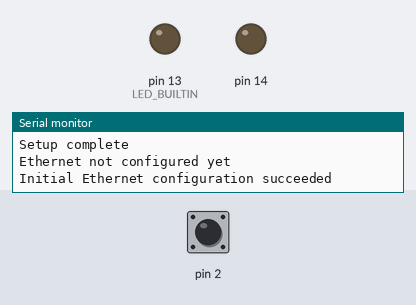
Bench run of a sketch on a simulated Arduino Uno, built with avr-gcc and run on an emulated ATmega328P. Shown: output pins drawn as LEDs (lit = HIGH), the last lines printed to the serial monitor. Inputs (shaded band) come from the test bench; at power-on: pin 2 HIGH. WiFi joins after 1.5 s; servers stay silent unless stated.

Above: at 1.2 s.
1.3 s: pin 2 pulled LOW for 0.15 s
At 2.1 s:
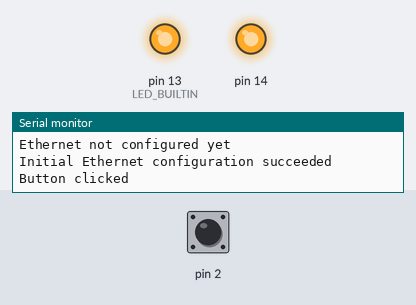
2.9 s: pin 2 pulled LOW for 1 s
At 4.6 s:
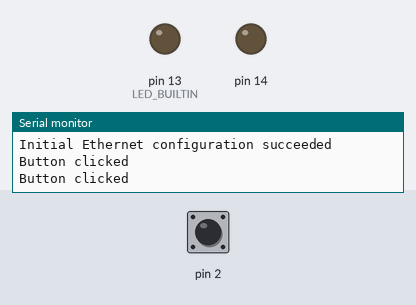
5.4 s: pin 2 pulled LOW for 3.2 s
At 9.4 s:
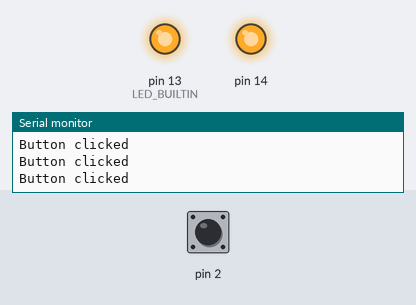
Timing chart, 0 to 10.9 s (numbered marks = the images above; inputs shaded):
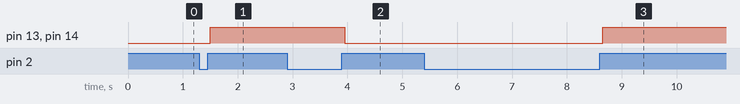

Measured:
- after the input at 1.3 s, pin 13 (LED_BUILTIN), pin 14: LOW → HIGH after 0.20 s
- after the input at 2.9 s, pin 13 (LED_BUILTIN), pin 14: HIGH → LOW after 1.1 s
- after the input at 5.4 s, pin 13 (LED_BUILTIN), pin 14: LOW → HIGH after 3.3 s

The sketch:

desklamp-right.ino
```cpp
#include <functional>
#include <vector>
#include <map>
#include <Ethernet.h>
#include <ArduinoJson.h>
#include <Scheduler.h>
#include <Button2.h>

uint8_t macAddress[] = { 0x02, 0x00, 0x00, 0x00, 0x00, 0x02 };
auto server = EthernetServer(80);

std::vector<int> lightPins = { LED_BUILTIN, 14 };
std::vector<int> buttonPins = { 2 };
std::vector<Button2> buttons = {};

bool currentLightStatus = false;
bool ethernetInitialized = false;
bool ethernetDisconnected = false;

// MARK: Main setup section

void setup() {
    for (const auto& pin : lightPins)  {
        pinMode(pin, OUTPUT);
    }
    for (const auto& pin : buttonPins)  {
        auto button = Button2();
        button.begin(pin);
        button.setDebounceTime(50);
        button.setTapHandler(handleButtonTap);
        buttons.push_back(button);
    }

    Serial.begin(9600);
    // Uncomment when debugging:
    // while (!Serial) {
    //   delay(10);
    // };
    // Serial.println("Serial started");

    Scheduler.startLoop(loopNetworkServer);
    Scheduler.startLoop(loopButtons);

    Serial.println("Setup complete");
}

// Ignore main loop
void loop() {
    delay(1000);
}

// MARK: HTTP Server loop section

std::map<int, String> httpStatuses = {
    { 100, String("Continue") },
    { 101, String("Switching Protocols") },
    { 102, String("Processing") },
    { 103, String("Early Hints") },
    { 200, String("OK") },
    { 201, String("Created") },
    { 202, String("Accepted") },
    { 203, String("Non-Authoritative Information") },
    { 204, String("No Content") },
    { 205, String("Reset Content") },
    { 206, String("Partial Content") },
    { 207, String("Multi-Status") },
    { 208, String("Already Reported") },
    { 226, String("IM Used") },
    { 300, String("Multiple Choices") },
    { 301, String("Moved Permanently") },
    { 302, String("Found") },
    { 303, String("See Other") },
    { 304, String("Not Modified") },
    { 305, String("Use Proxy") },
    { 306, String("Switch Proxy") },
    { 307, String("Temporary Redirect") },
    { 308, String("Permanent Redirect") },
    { 400, String("Bad Request") },
    { 401, String("Unauthorized") },
    { 402, String("Payment Required") },
    { 403, String("Forbidden") },
    { 404, String("Not Found") },
    { 405, String("Method Not Allowed") },
    { 406, String("Not Acceptable") },
    { 407, String("Proxy Authentication Required") },
    { 408, String("Request Timeout") },
    { 409, String("Conflict") },
    { 410, String("Gone") },
    { 411, String("Length Required") },
    { 412, String("Precondition Failed") },
    { 413, String("Payload Too Large") },
    { 414, String("URI Too Long") },
    { 415, String("Unsupported Media Type") },
    { 416, String("Range Not Satisfiable") },
    { 417, String("Expectation Failed") },
    { 418, String("I'm a teapot") },
    { 421, String("Misdirected Request") },
    { 422, String("Unprocessable Content") },
    { 423, String("Locked") },
    { 424, String("Failed Dependency") },
    { 425, String("Too Early") },
    { 426, String("Upgrade Required") },
    { 428, String("Precondition Required") },
    { 429, String("Too Many Requests") },
    { 431, String("Request Header Fields Too Large") },
    { 451, String("Unavailable For Legal Reasons") },
    { 500, String("Internal Server Error") },
    { 501, String("Not Implemented") },
    { 502, String("Bad Gateway") },
    { 503, String("Service Unavailable") },
    { 504, String("Gateway Timeout") },
    { 505, String("HTTP Version Not Supported") },
    { 506, String("Variant Also Negotiates") },
    { 507, String("Insufficient Storage") },
    { 508, String("Loop Detected") },
    { 510, String("Not Extended") },
    { 511, String("Network Authentication Required") },
};

template<typename TypeKey, typename TypeValue>
String getHttpStatusText(std::map<TypeKey, TypeValue> map, TypeKey key) {
    const auto iterator = map.find(key);
    if (iterator != map.end()) {
        return iterator->second;
    } else {
        return String("");
    }
}

void sendClientResponse(EthernetClient& client, int status, String body) {
    auto statusText = getHttpStatusText(httpStatuses, status);

    if (statusText.compareTo("") == 0) {
        body = "{ \"message\": \"Unknown response status " + String(status) + "\"}";
        status = 500;
        statusText = getHttpStatusText(httpStatuses, status);
    }

    client.println("HTTP/1.1 " + String(status) + " " + statusText);
    client.println("Connection: close");
    client.println("Content-Type: application/json");
    client.println();
    client.println(body.c_str());

    client.flush();
    client.stop();
}

void handleGetRoot(EthernetClient& client) {
    sendClientResponse(client, 200, "");
}

void handleGetStatus(EthernetClient& client) {
    String status = currentLightStatus ? "on" : "off";
    sendClientResponse(client, 200, "{ \"status\": \"" + status + "\" }");
}

void handlePostTurnOnOff(EthernetClient& client, bool turnOn) {
    setLightOutput(turnOn);
    String status = currentLightStatus ? "on" : "off";
    sendClientResponse(client, 200, "{ \"status\": \"" + status + "\" }");
}

void handleNotFound(EthernetClient& client) {
    sendClientResponse(client, 404, "{ \"message\": \"Requested endpoint was not found\" }");
}

void loopNetworkServer() {
    if (!ethernetInitialized) {
        Serial.println("Ethernet not configured yet");
        const auto result = Ethernet.begin(macAddress, 5000);
        if (result != 1) {
            Serial.println("Ethernet configuration failed");
            delay(500);
            return;
        } else {
            Serial.println("Initial Ethernet configuration succeeded");
        }

        ethernetInitialized = true;
    } else if (Ethernet.linkStatus() != LinkON || Ethernet.localIP().toString().compareTo("0.0.0.0") == 0) {
        ethernetDisconnected = true;
        Serial.println("Ethernet is disconnected");
    }

    if (ethernetDisconnected) {
        Serial.println("Reconnectng Ethernet");
        const auto result = Ethernet.begin(macAddress, 5000);
        if (result != 1) {
            Serial.println("Ethernet reconfiguration failed");
            delay(500);
            return;
        } else {
            Serial.println("Ethernet reconnection succeeded");
        }

        ethernetDisconnected = false;
    }

    EthernetClient client = server.available();
    if (!client) {
        return;
    }

    String request("");
    while (client.available()) {
        request.concat((char)client.read());
    }

    String method = request.substring(0, request.indexOf(" "));
    String path = request.substring(method.length() + 1, method.length() + 1 + request.substring(method.length() + 1).indexOf(" "));
    String body = request.indexOf("\r\n\r\n") == -1 ? "" : request.substring(request.indexOf("\r\n\r\n") + 4);

    if (method.compareTo("GET") == 0 && path.compareTo("/") == 0) {
        handleGetRoot(client);
    } else if (method.compareTo("GET") == 0 && path.compareTo("/api/status") == 0) {
        handleGetStatus(client);
    } else if (method.compareTo("POST") == 0 && path.compareTo("/api/turn-on") == 0) {
        handlePostTurnOnOff(client, true);
    } else if (method.compareTo("POST") == 0 && path.compareTo("/api/turn-off") == 0) {
        handlePostTurnOnOff(client, false);
    } else if (method.compareTo("POST") == 0 && path.compareTo("/api/toggle") == 0) {
        handlePostTurnOnOff(client, !currentLightStatus);
    } else {
        handleNotFound(client);
    }
}

// MARK: Button loop section

void loopButtons() {
    for (auto& button : buttons)  {
        button.loop();
    }
}

void handleButtonTap(Button2& button) {
    Serial.println("Button clicked");
    toggleLightOutput();
}

// MARK: Output section

void toggleLightOutput() {
    setLightOutput(!currentLightStatus);
}

void setLightOutput(bool newStatus) {
    currentLightStatus = newStatus;

    for (const auto& pin : lightPins)  {
        digitalWrite(pin, currentLightStatus ? HIGH : LOW);
    }
}
```
